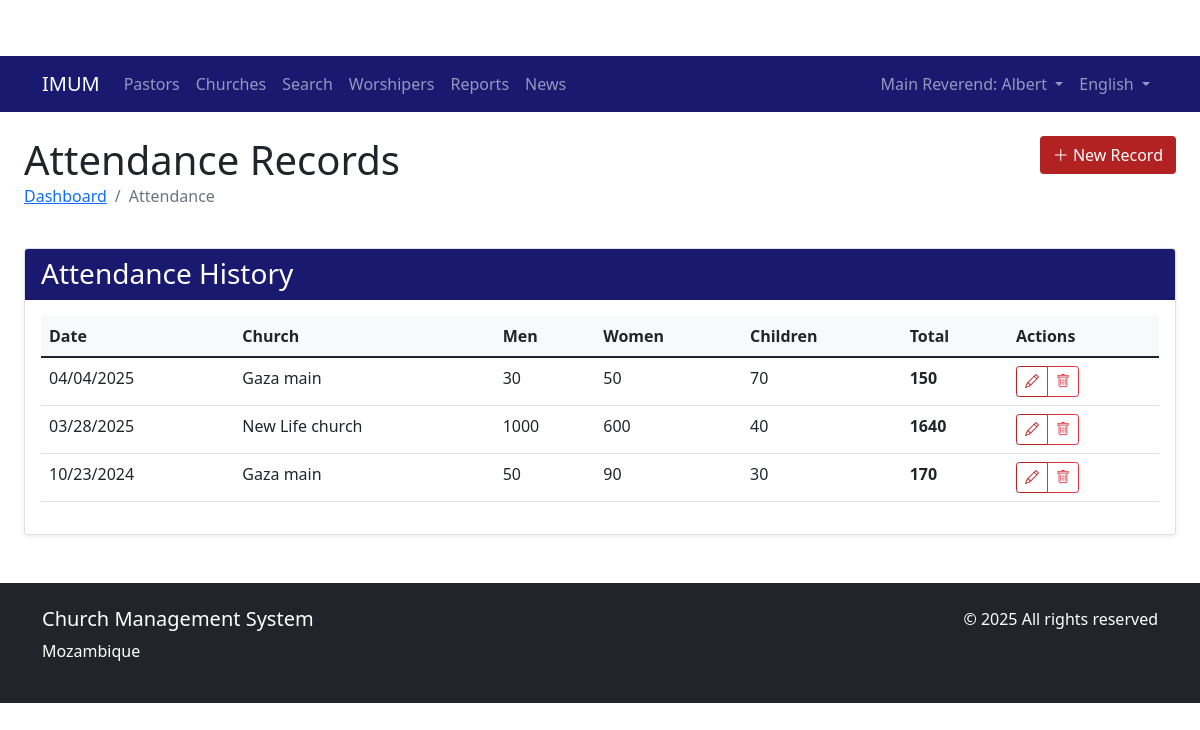
Before: /attendance/ (signed in) with the older database file.
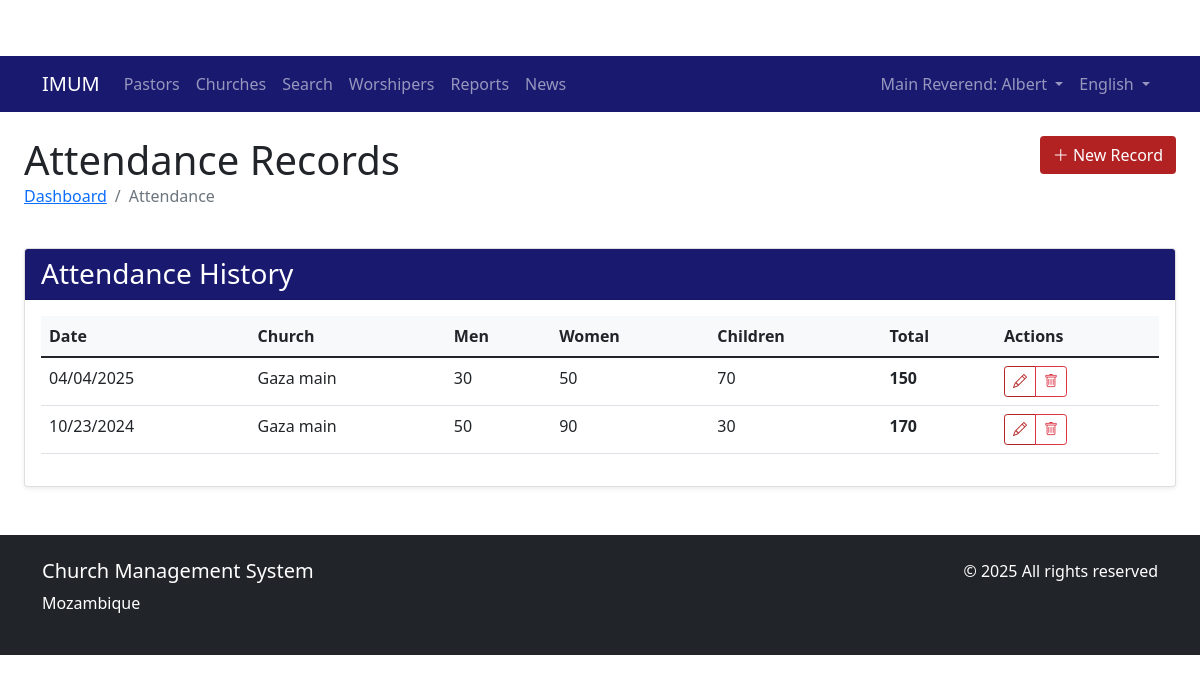
After: the same page with the newer database file.
### church/models.py (models this page shows, shortened)
class AttendanceRecord(models.Model):
    church = models.ForeignKey(Church, on_delete=models.CASCADE, related_name='attendance_records')
    date = models.DateField()
    male_count = models.PositiveIntegerField(default=0)
    female_count = models.PositiveIntegerField(default=0)
    children_count = models.PositiveIntegerField(default=0)
    notes = models.TextField(blank=True, null=True)
    recorded_by = models.ForeignKey(User, on_delete=models.SET_NULL, null=True)
    class Meta:
        verbose_name = _('Attendance Record')
        verbose_name_plural = _('Attendance Records')
        ordering = ['-date']
        unique_together = ('church', 'date')
    def total_attendance(self):
        return self.male_count + self.female_count + self.children_count

class Church(models.Model):
    name = models.CharField(max_length=200)
    district = models.ForeignKey(District, on_delete=models.CASCADE, related_name='churches')
    pastor = models.ForeignKey(User, on_delete=models.SET_NULL, null=True, blank=True,
                             limit_choices_to={'role': 'PASTOR'}, related_name = 'churches')
    address = models.TextField()
    established_date = models.DateField()
    class Meta:
        verbose_name = _('Church')
        verbose_name_plural = _('Churches')
        ordering = ['name']

### church/views.py (the view)
# urls.py: path('attendance/', views.attendance_list, name='attendance_list'),
@login_required
def attendance_list(request):
    if request.user.role not in ['ADMIN', 'MAIN_REVEREND', 'PASTOR']:
        messages.error(request, _('You do not have permission to access this page.'))
        return redirect('dashboard')
    if request.user.role == 'PASTOR':
        church = Church.objects.get(pastor=request.user)
        queryset = AttendanceRecord.objects.filter(church=church)
    elif request.user.role == 'MAIN_REVEREND':
        district = District.objects.get(main_reverend=request.user)
        queryset = AttendanceRecord.objects.filter(church__district=district)
    else:
        queryset = AttendanceRecord.objects.all()
    queryset = queryset.order_by('-date')
    page_obj, per_page = get_paginated_queryset(request, queryset)
    context = {
        'page_obj': page_obj,
        'per_page': per_page,
    }
    return render(request, 'church/attendance/list.html', context)

### church/views.py (called while the page is built)
def get_paginated_queryset(request, queryset, default_per_page=30):
    per_page = request.GET.get('per_page', default_per_page)
    try:
        per_page = int(per_page)
        if per_page not in [30, 50, 100]:
            per_page = default_per_page
    except ValueError:
        per_page = default_per_page
    paginator = Paginator(queryset, per_page)
    page = request.GET.get('page')
    paginated = paginator.get_page(page)
    return paginated, per_page

### templates/church/attendance/list.html (shortened to what this page needs)
{% extends "church/base.html" %}
{% load i18n %}
{% block content %}
<div class="container-fluid">
    <div class="row mb-4">
        <div class="col">
            <h1 class="mb-0">{% trans "Attendance Records" %}</h1>
            <nav aria-label="breadcrumb">
                <ol class="breadcrumb">
                    <li class="breadcrumb-item"><a href="{% url 'church:dashboard' %}">{% trans "Dashboard" %}</a></li>
                    <li class="breadcrumb-item active" aria-current="page">{% trans "Attendance" %}</li>
                </ol>
            </nav>
        </div>
        <div class="col-auto">
            <a href="{% url 'church:attendance_create' %}" class="btn" style="background-color: #B22222; color: white;">
                <i class="bi bi-plus-lg"></i> {% trans "New Record" %}
            </a>
        </div>
    </div>
    <div class="card shadow-sm">
        <div class="card-header" style="background-color: #191970; color: white;">
            <h3 class="card-title mb-0">{% trans "Attendance History" %}</h3>
        </div>
        <div class="card-body">
            {% if page_obj %}
            <div class="table-responsive">
                <table class="table table-hover">
                    <thead>
                        <tr>
                            <th>{% trans "Date" %}</th>
                            <th>{% trans "Church" %}</th>
                            <th>{% trans "Men" %}</th>
                            <th>{% trans "Women" %}</th>
                            <th>{% trans "Children" %}</th>
                            <th>{% trans "Total" %}</th>
                            <th>{% trans "Actions" %}</th>
                        </tr>
                    </thead>
                    <tbody>
                        {% for record in page_obj %}
                        <tr>
                            <td>{{ record.date|date:"SHORT_DATE_FORMAT" }}</td>
                            <td>{{ record.church.name }}</td>
                            <td>{{ record.male_count }}</td>
                            <td>{{ record.female_count }}</td>
                            <td>{{ record.children_count }}</td>
                            <td><strong>{{ record.total_attendance }}</strong></td>
                            <td>
                                <div class="btn-group btn-group-sm">
                                    <a href="{% url 'church:attendance_edit' record.pk %}" class="btn btn-outline-primary">
                                        <i class="bi bi-pencil"></i>
                                    </a>
                                    <a href="{% url 'church:attendance_delete' record.pk %}" class="btn btn-outline-danger">
                                        <i class="bi bi-trash"></i>
                                    </a>
                                </div>
                            </td>
                        </tr>
                        {% endfor %}
                    </tbody>
                </table>
            </div>
            {% endif %}
        </div>
    </div>
</div>
{% endblock %}

Changed rows visible on the page:
removed AttendanceRecord: date "03/28/2025", church.name "New Life church", male_count "1000", female_count "600", children_count "40", total_attendance "1640"
